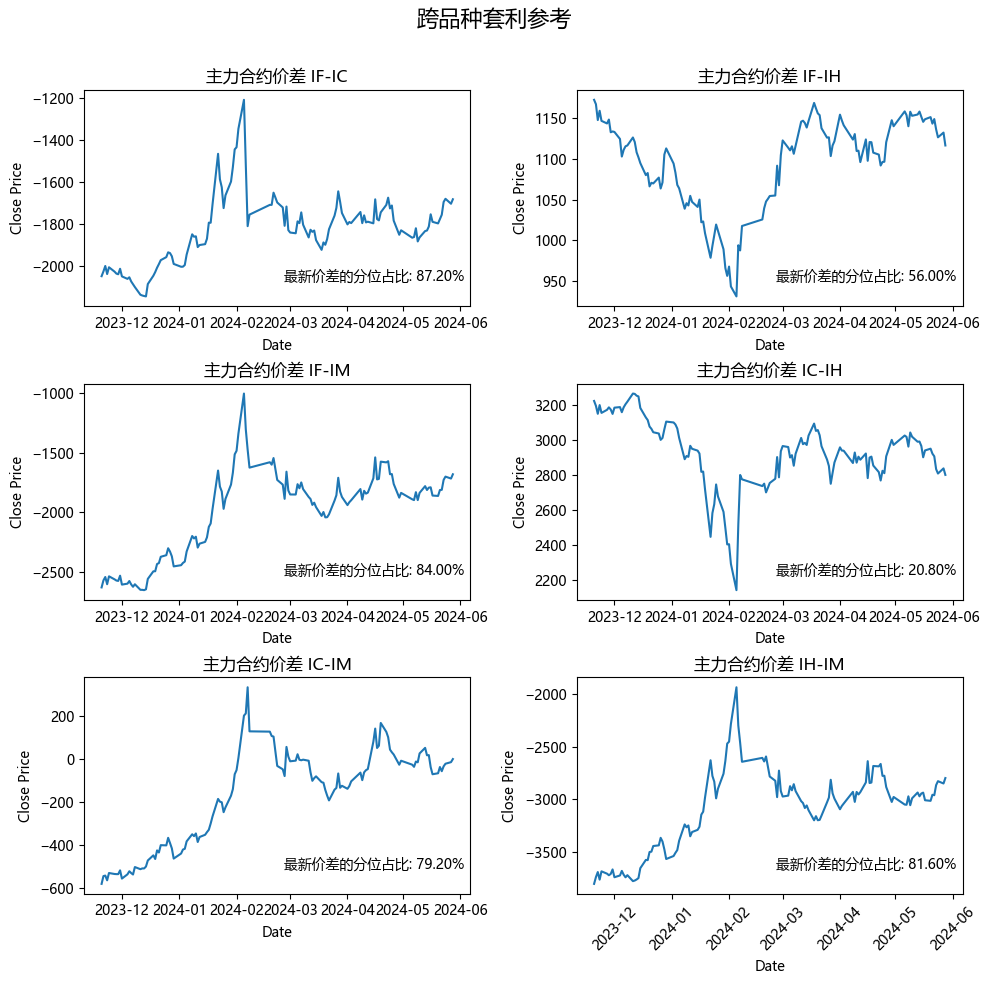

Here is the Python script that generated this plot:
import matplotlib.pyplot as plt
import pandas as pd
from scipy.stats import percentileofscore
from getiFind import getindex


def plot1(ts_codes=None, num=125, filename = "plot1.png"):
    """
    ts_codes: 四个主连合约的代码
    num:时间长短，125为半年
    IF、IC、IH、IM两两主力合约之间价差
    时间跨度为半年 上下拼接为 6*1
    显示最新数据所在半年数据中的分位数
    """
    if ts_codes is None:
        ts_codes = ['ICZL.CFE', 'IFZL.CFE', 'IHZL.CFE', 'IMZL.CFE']
    plt.rcParams['font.family'] = ['Microsoft YaHei']
    df_dict = {}
    for ts_code in ts_codes:
        df_dict[ts_code] = getindex(ts_code=ts_code, num=num)
    IF_IC_df = pd.DataFrame(df_dict['IFZL.CFE'].loc[:, 'close'] - df_dict['ICZL.CFE'].loc[:, 'close'],
                            index=df_dict['IFZL.CFE'].index)
    IF_IH_df = pd.DataFrame(df_dict['IFZL.CFE'].loc[:, 'close'] - df_dict['IHZL.CFE'].loc[:, 'close'],
                            index=df_dict['IFZL.CFE'].index)
    IF_IM_df = pd.DataFrame(df_dict['IFZL.CFE'].loc[:, 'close'] - df_dict['IMZL.CFE'].loc[:, 'close'],
                            index=df_dict['IFZL.CFE'].index)
    IC_IH_df = pd.DataFrame(df_dict['ICZL.CFE'].loc[:, 'close'] - df_dict['IHZL.CFE'].loc[:, 'close'],
                            index=df_dict['ICZL.CFE'].index)
    IC_IM_df = pd.DataFrame(df_dict['ICZL.CFE'].loc[:, 'close'] - df_dict['IMZL.CFE'].loc[:, 'close'],
                            index=df_dict['ICZL.CFE'].index)
    IH_IM_df = pd.DataFrame(df_dict['IHZL.CFE'].loc[:, 'close'] - df_dict['IMZL.CFE'].loc[:, 'close'],
                            index=df_dict['IHZL.CFE'].index)
    dfs = [IF_IC_df, IF_IH_df, IF_IM_df, IC_IH_df, IC_IM_df, IH_IM_df]
    fig, axes = plt.subplots(3, 2, figsize=(10, 10))
    name_dict = {1: "IF-IC", 2: "IF-IH", 3: "IF-IM", 4: "IC-IH", 5: "IC-IM", 6: "IH-IM"}
    for i, ax in enumerate(axes.flatten()):
        df = dfs[i]
        ax.plot(df.index, df['close'], label='close')
        ax.set_title(f'主力合约价差 {name_dict[i + 1]}')
        ax.set_xlabel('Date')
        ax.set_ylabel('Close Price')
        plt.xticks(rotation=45)
        plt.tight_layout()

        last_close = df['close'].iloc[-1]
        percentage = percentileofscore(df['close'], last_close)
        text = f'最新价差的分位占比: {percentage:.2f}%'
        ax.annotate(text, xy=(0.75, 0.1), xycoords='axes fraction', ha='center', va='bottom', fontsize=10)

    plt.suptitle("跨品种套利参考", fontsize=16)
    plt.subplots_adjust(top=0.9)
    plt.savefig(filename, bbox_inches='tight')
